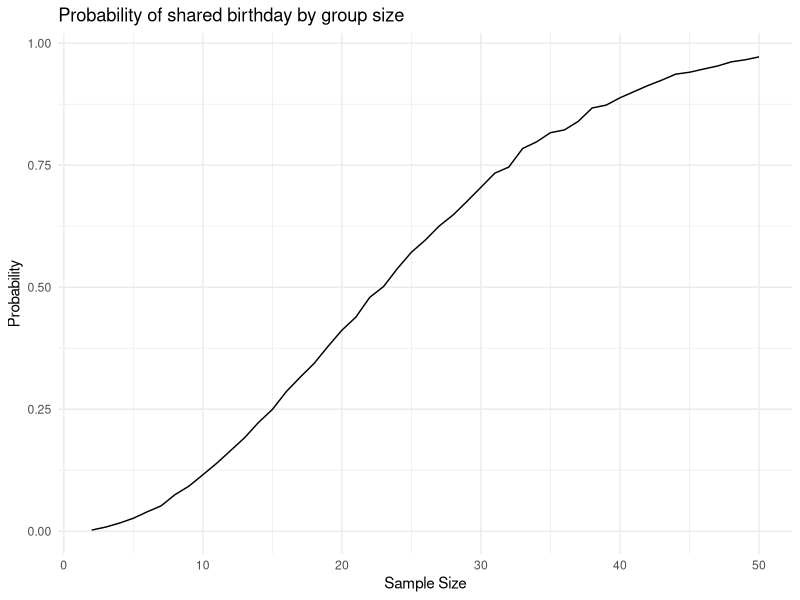

Write the R code that produced this figure.
## ---- chunk 1
library(dplyr)
library(purrr)
library(tidyr)
library(ggplot2)
set.seed(1)

knitr::opts_chunk$set(
  fig.width = 6,
  fig.asp = .6,
  out.width = "90%"
)

theme_set(theme_minimal() + theme(legend.position = "bottom"))

options(
  ggplot2.continuous.colour = "viridis",
  ggplot2.continuous.fill = "viridis"
)

scale_colour_discrete = scale_colour_viridis_d
scale_fill_discrete = scale_fill_viridis_d
## ---- chunk 2
bday_sim  = function(n){
  bday = sample (1:365, size = n, replace = TRUE)
  duplicate = length(unique(bday)) <n
  return(duplicate)
}
## ---- chunk 3
sim_res = 
  expand_grid(
    n = 2:50,
    iter = 1:10000
  ) |>
  mutate(res = map_lgl(n, bday_sim)) |>
  group_by(n) |>
  summarize(prob = mean(res))
## ---- chunk 4
sim_res |>
  ggplot(aes(x=n, y=prob)) +
  geom_line() +
  labs(
    x = "Sample Size",           
    y = "Probability",        
    title = "Probability of shared birthday by group size" 
  )
  
## ---- chunk 5

